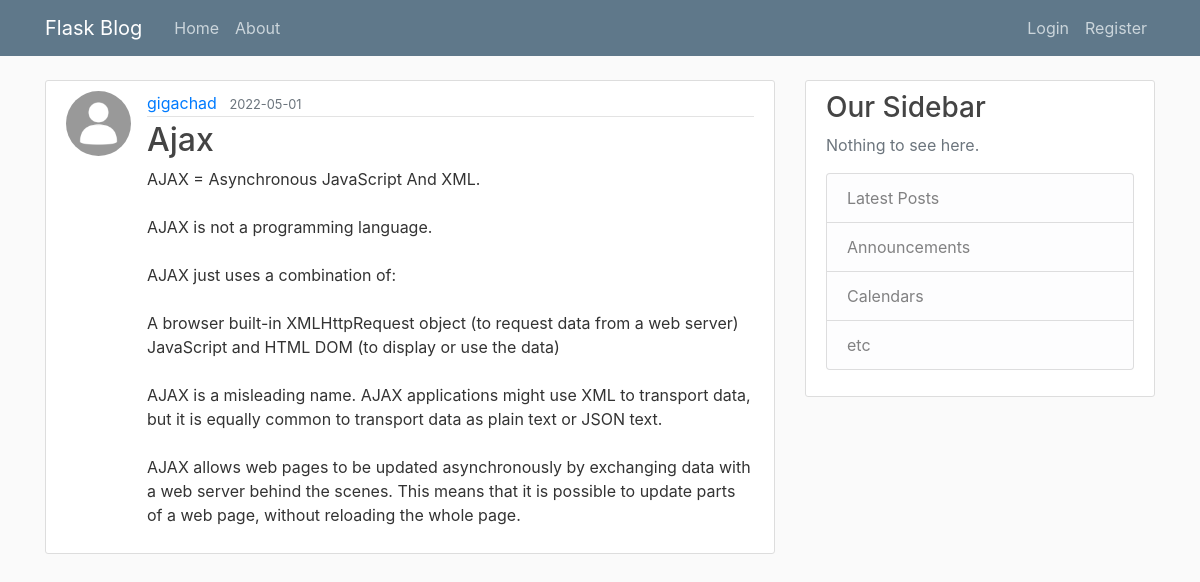
/post/6, run on the app's committed database.
### flaskblog/models.py (models this page shows, shortened)
class User(db.Model, UserMixin):
    id = db.Column(db.Integer, primary_key=True)
    username = db.Column(db.String(20), unique=True, nullable=False)
    email = db.Column(db.String(120), unique=True, nullable=False)
    image_file = db.Column(db.String(20), nullable=False, default='default.jpg')
    password = db.Column(db.String(60), nullable=False)
    posts = db.relationship('Post', backref='author', lazy=True)

class Post(db.Model):
    id = db.Column(db.Integer, primary_key=True)
    title = db.Column(db.String(100), nullable=False)
    date_posted = db.Column(db.DateTime, nullable=False, default=datetime.utcnow)
    content = db.Column(db.Text, nullable=False)
    user_id = db.Column(db.Integer, db.ForeignKey('user.id'), nullable=False)

### flaskblog/routes.py (the view)
@app.route("/post/<int:post_id>")
def post(post_id):
    post = Post.query.get_or_404(post_id)
    return render_template('post.html', title=post.title, post=post)

### flaskblog/templates/post.html (shortened to what this page needs)
{% extends "layout.html" %}
{% block content %}
    <article class="media content-section">
    <img src="{{ url_for('static', filename='profile_pics/' + post.author.image_file) }}" alt="" class="rounded-circle article-img">
    <div class="media-body">
        <div class="article-metadata">
        <a class="mr-2" href="#">{{ post.author.username }}</a>
        <small class="text-muted">{{ post.date_posted.strftime('%Y-%m-%d') }}</small>
        </div>
        <h2 class="article-title">{{ post.title }}</h2>
        <p class="article-content">{{ post.content }}</p>
    </div>
    </article>
{% endblock content %}

### flaskblog/static/main.css (style rules this page uses)
body { background: #fafafa; color: #333333; margin-top: 5rem; }
h1, h2, h3, h4, h5, h6 { color: #444444; }
.content-section { background: #ffffff; padding: 10px 20px; border: 1px solid #dddddd; border-radius: 3px; margin-bottom: 20px; }
.article-title { color: #444444; }
.article-content { white-space: pre-line; }
.article-img { height: 65px; width: 65px; margin-right: 16px; }
.article-metadata { padding-bottom: 1px; margin-bottom: 4px; border-bottom: 1px solid #e3e3e3 }

### data on the page
User: image_file (placeholder picture), author.username "gigachad"
Post: date_posted "2022-05-01", title "Ajax", content "AJAX = Asynchronous JavaScript And XML. AJAX is not a programming language. AJAX just uses a combination of: A browser built-in XMLHttpRequest object (to request data from a web server) JavaScript and HTML DOM (to display or use the data) AJAX is a misleading name. AJAX applications might use XML to transport data, but it is equally common to transport data as plain text or JSON text. AJAX allows web pages to be updated asynchronously by exchanging data with a web server behind the scenes. This means that it is possible to update parts of a web page, without reloading the whole page."
